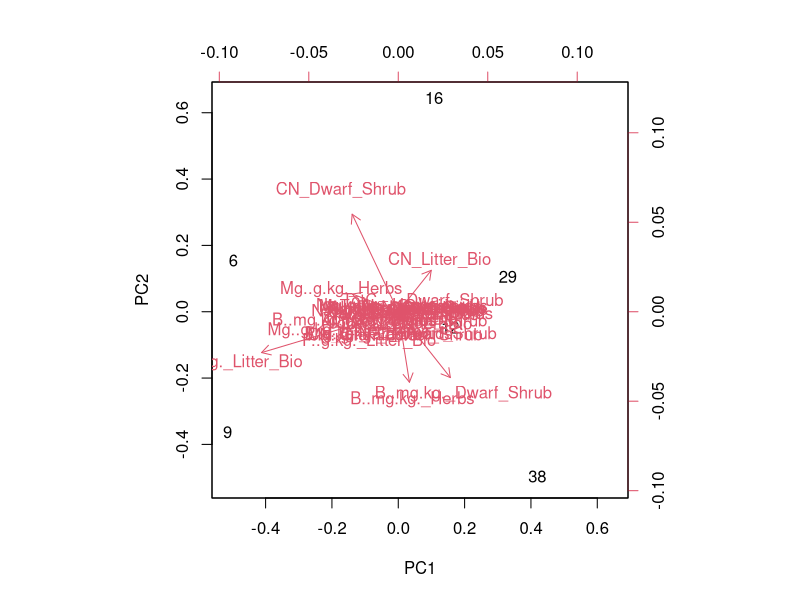
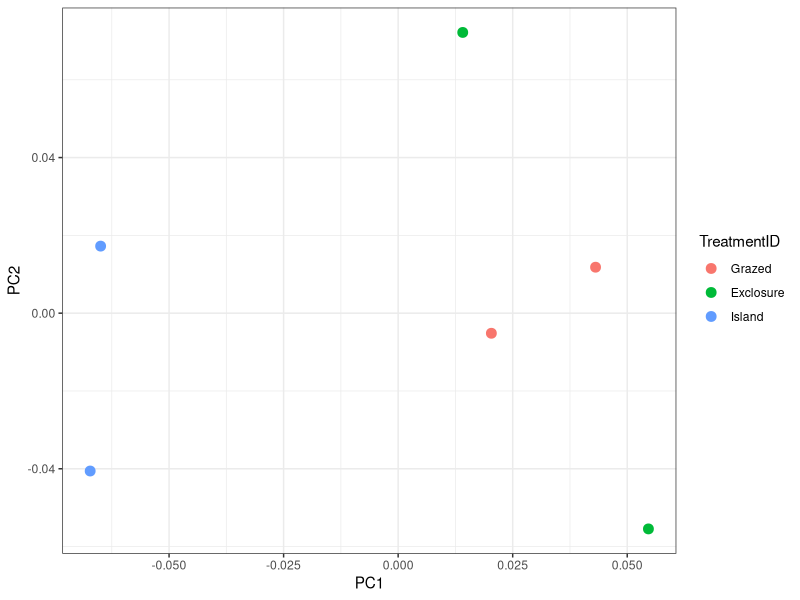
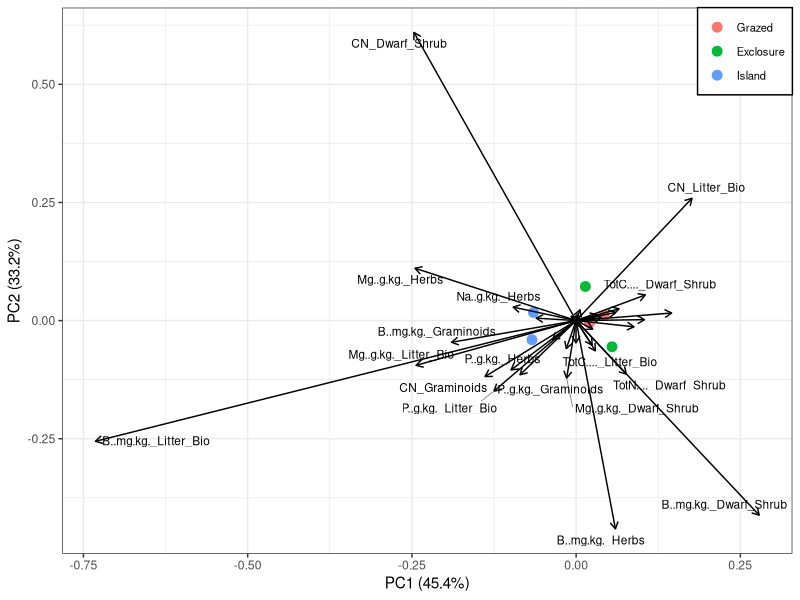

These charts were generated, in order, by the following R code: (Note: this script raises an error after producing the figures.)
#Ordination of biomass and nutrient data

rm(list=ls())

library(tidyr)
library(dplyr)
library(ggplot2)
library(vegan)
library(ggrepel)

#Load data
setesdal_prsplant<-read.csv("data/combined_wide_dataset.csv",header=TRUE)

names(setesdal_prsplant)

setesdal_prsplant$TreatmentID<-factor(setesdal_prsplant$TreatmentID,
                                      levels=c("Mainland_G", "Mainland_NG","Island_NG"),
                                    labels = c("Grazed", "Exclosure", "Island"))
#PCA on all vegetation community
setesdal_ord_veg<-setesdal_prsplant[,c(21:55)]
#Drop rows with some NAs (will exclude all plots without PRS etc)
setesdal_ord_veg_complete<-na.omit(setesdal_ord_veg)

#Hellinger scaling
setesdal_hel <- decostand(setesdal_ord_veg_complete, method = "hellinger")


pca <- prcomp(setesdal_hel)
biplot(pca)

scores <- as.data.frame(pca$x)
scores$TreatmentID <- setesdal_prsplant$TreatmentID[complete.cases(setesdal_prsplant[, names(setesdal_ord_veg_complete)])]

ggplot(scores, aes(PC1, PC2, color = TreatmentID)) +
  geom_point(size = 3) +
  theme_bw()

loadings <- as.data.frame(pca$rotation)
loadings$Variable <- rownames(loadings)


percentVar <- round(100 * (pca$sdev^2 / sum(pca$sdev^2)), 1)

p_comord<-ggplot(scores, aes(PC1, PC2, color = TreatmentID)) +
  geom_point(size = 3) +
  geom_segment(data = loadings,
               aes(x = 0, y = 0,
                   xend = PC1,# * arrow_scale,
                   yend = PC2),# * arrow_scale),
               arrow = arrow(length = unit(0.2, "cm")),
               inherit.aes = FALSE) +
    geom_text_repel(
    data = loadings,
    aes(
      x = PC1,# * arrow_scale,
      y = PC2,# * arrow_scale,
      label = Variable
    ),size=3,segment.color = "grey50",
    segment.size = 0.3,
    inherit.aes = FALSE  )+
   xlab(paste0("PC1 (", percentVar[1], "%)")) +  ylab(paste0("PC2 (", percentVar[2], "%)"))+
  theme_bw()+theme( legend.position = c(1, 1),
                    legend.justification = c(1, 1),
                   legend.text=element_text(size=8),legend.background = element_rect(color="black"))+labs(color=NULL)
p_comord
ggsave("figures/communityord.png",height=6,width = 8,units="in")
saveRDS(p_comord,"figures/p_comord.rds")

setesdal_ord_All<-setesdal_prsplant[,c(4:18,21:136,138:216)]
#Drop rows with some NAs (will exclude all plots without PRS etc)
setesdal_mean_complete<-na.omit(setesdal_ord_All)
#Now we have to remove columns with 0 point intercepts (as some species only present in plots with NA in PRS variablse)
setesdal_mean_complete <- setesdal_mean_complete %>%
  select(
    where(~ !is.numeric(.) || sum(., na.rm = TRUE) != 0)
  )

pcaM <- prcomp(setesdal_mean_complete[,4:ncol(setesdal_mean_complete)], scale. = TRUE)

scoresM <- as.data.frame(pcaM$x)
scoresM$TreatmentID <- setesdal_prsplant$TreatmentID[complete.cases(setesdal_prsplant[, names(setesdal_mean_complete)])]
scoresM$PlotID <- setesdal_prsplant$PlotID[complete.cases(setesdal_prsplant[, names(setesdal_mean_complete)])]

ggplot(scoresM, aes(PC1, PC2, color = TreatmentID)) +
  geom_point(size = 3) +
  theme_bw()

loadingsM <- as.data.frame(pcaM$rotation)
loadingsM$Variable <- rownames(loadingsM)

# Scale arrows (important!)
arrow_scale <- 50

percentVarM <- round(100 * (pcaM$sdev^2 / sum(pcaM$sdev^2)), 1)

ggplot(scoresM, aes(PC1, PC2)) +
  geom_point(aes(color = TreatmentID), size = 3) +
  
 # geom_text(data=scoresM,
#            aes(x=PC1,y=PC2,
  #              label=PlotID))+
  
  geom_segment(
    data = loadingsM,
    aes(x = 0, y = 0,
        xend = PC1 * arrow_scale,
        yend = PC2 * arrow_scale),
    color = ifelse(grepl("Jun|Aug", loadingsM$Variable), "darkgreen",
                   ifelse(grepl("prs", loadingsM$Variable, ignore.case = TRUE),
                          "goldenrod", "black")),
    arrow = arrow(length = unit(0.2, "cm")),
    inherit.aes = FALSE
  ) +
  
  geom_text(
    data = loadingsM,
    aes(
      x = PC1 * arrow_scale,
      y = PC2 * arrow_scale,
      label = Variable
    ),
    color = ifelse(grepl("Jun|Aug", loadingsM$Variable), "darkgreen",
                   ifelse(grepl("prs", loadingsM$Variable, ignore.case = TRUE),
                          "goldenrod", "black")),
    inherit.aes = FALSE,
    hjust = 1.1,
    vjust = 1.1,
    size = 3
  ) +
  
  ggtitle("All") +
  xlab(paste0("PC1 (", percentVarM[1], "%)")) +
  ylab(paste0("PC2 (", percentVarM[2], "%)")) +
  theme_bw()+
  theme(legend.position = "bottom")
  
